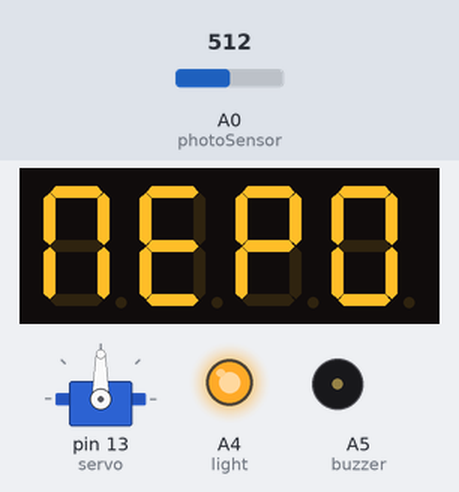
The sketch below on a simulated Arduino Uno, built with avr-gcc and run on an emulated ATmega328P. Shown: 4-digit seven-segment display, servo, output pins drawn as LEDs (lit = HIGH), buzzer (waves = sounding, pin HIGH). Wiring (inferred from the names in the program): 4-digit 7-segment display, segments lit when HIGH: segments pin 2, pin 3, pin 4, pin 5, pin 6, pin 7, pin 8; digit selects pin 9, pin 10, pin 11, pin 12. Dashed ring = blinking. The inputs (shaded band) are chosen by the test bench; at power-on: A0 (photoSensor) = 512. The segment pins are drawn as the display they are named for; pins used as bus, display or sensor lines are not drawn; what the sketch prints to the serial monitor is not drawn.

Above: at 1.2 s.
1.3 s: A0 (photoSensor) set to 905
2.8 s: A0 (photoSensor) set to 932
At 3.5 s:
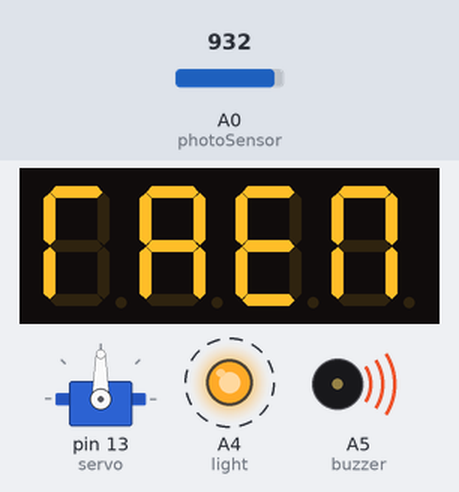
4.8 s: A0 (photoSensor) set to 961
6.3 s: A0 (photoSensor) set to 978
At 7.6 s:
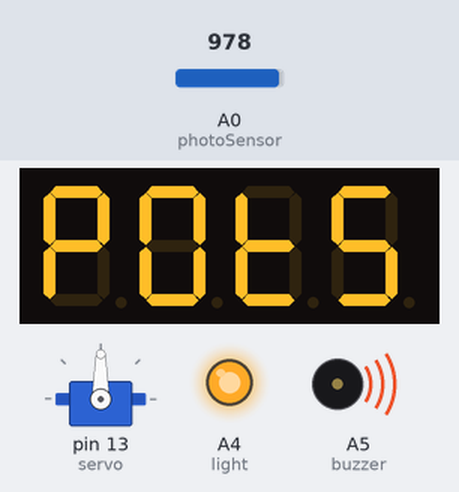
7.9 s: A0 (photoSensor) set to 960
At 8.1 s:
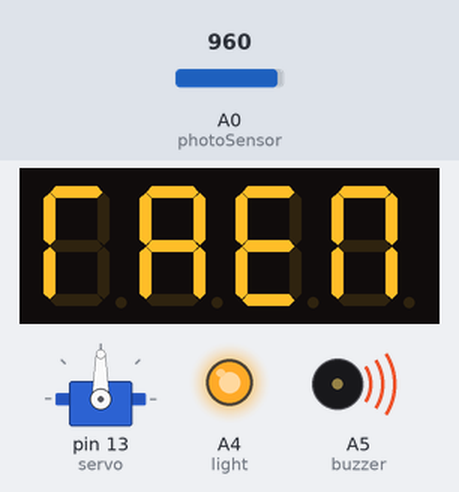
Timing chart, 0 to 11.7 s (numbered marks = the images above; inputs shaded):
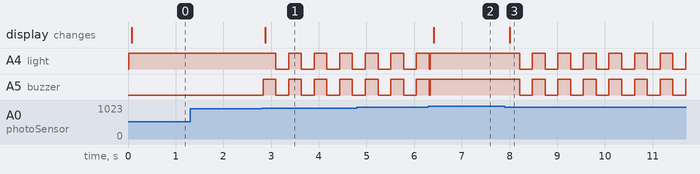

Measured:
- the behaviour switches between 920 and 921 on A0 (photoSensor) (found by bisection; images 0 and 1)
- the behaviour switches between 970 and 971 on A0 (photoSensor) (found by bisection; images 1 and 2)
- after the input at 1.3 s, every drawn part: stays the same
- after the input at 2.8 s, A4 (light): alternates HIGH for 0.27 s and LOW for 0.27 s, starting after 0.30 s; A5 (buzzer): alternates HIGH for 0.27 s and LOW for 0.27 s, starting at once; the display: changes after 0.08 s (image 1)
- after the input at 6.3 s, the display: changes after 0.11 s (image 2)
- after the input at 7.9 s, the display: changes after 0.10 s (image 3)

The sketch:

ARDUINO_Smart_Parking_Assistant.ino
```cpp
#include <Servo.h>

Servo servo;

const int pinA = 2;
const int pinB = 3;
const int pinC = 4;
const int pinD = 5;
const int pinE = 6;
const int pinF = 7;
const int pinG = 8;

const int C1 = 9;
const int C2 = 10;
const int C3 = 11;
const int C4 = 12;

const int photoSensor = A0;
const int light = A4;
const int buzzer = A5;

String state = "Vacant";                                                                                // States are vacant by default;
String lastState = "";

unsigned long prevMillis = 0;
bool lightState = false;

void setup() {
  pinMode(pinA, OUTPUT);
  pinMode(pinB, OUTPUT);
  pinMode(pinC, OUTPUT);
  pinMode(pinD, OUTPUT);
  pinMode(pinE, OUTPUT);
  pinMode(pinF, OUTPUT);
  pinMode(pinG, OUTPUT);
  pinMode(C1, OUTPUT);
  pinMode(C2, OUTPUT);
  pinMode(C3, OUTPUT);
  pinMode(C4, OUTPUT);

  pinMode(light,OUTPUT);
  pinMode(buzzer,OUTPUT);

  servo.attach(13);
  Serial.begin(9600);
}

void SSDSAFE(){                                                                                // Prints the word SAFE
  print4();
  letterS();
  print3();
  letterA();
  print2();
  letterF();
  print1();
  letterE();
}

void SSDNEAR(){                                                                                // Prints the word NEAR
  print4();
  letterN();
  print3();
  letterE();
  print2();
  letterA();
  print1();
  letterR();
}

void SSDSTOP(){                                                                                // Prints the word STOP
  print4();
  letterS();
  print3();
  letterT();
  print2();
  letterO();
  print1();
  letterP();
}

void SSDOPEN(){                                                                                // Prints the word OPEN
  print4();
  letterO();
  print3();
  letterP();
  print2();
  letterE();
  print1();
  letterN();
}

void SSDGOOD(){                                                                                // Prints the word GOOD
  print4();
  letterG();
  print3();
  letterO();
  print2();
  letterO();
  print1();
  letterD();
}

void SSDOFF(){                                                                                 // Closes all the SSD
  print4();
  letterOff();
  print3();
  letterOff();
  print2();
  letterOff();
  print1();
  letterOff();
}

void print1() {                                                                                // Prints to digit 1 on display
  delay(1);
  digitalWrite(C1, LOW);
  digitalWrite(C2, HIGH);
  digitalWrite(C3, HIGH);
  digitalWrite(C4, HIGH);
}

void print2() {                                                                                // Prints to digit 2 on display
  delay(1);
  digitalWrite(C1, HIGH);
  digitalWrite(C2, LOW);
  digitalWrite(C3, HIGH);
  digitalWrite(C4, HIGH);
}

void print3() {                                                                                // Prints to digit 3 on display
  delay(1);
  digitalWrite(C1, HIGH);
  digitalWrite(C2, HIGH);
  digitalWrite(C3, LOW);
  digitalWrite(C4, HIGH);
}

void print4() {                                                                                // Prints to digit 4 on display
  delay(1);
  digitalWrite(C1, HIGH);
  digitalWrite(C2, HIGH);
  digitalWrite(C3, HIGH);
  digitalWrite(C4, LOW);
}

void letterS() {                                                                               // Prints S using 7 SSD
  digitalWrite(pinA, HIGH);
  digitalWrite(pinB, LOW);
  digitalWrite(pinC, HIGH);
  digitalWrite(pinD, HIGH);
  digitalWrite(pinE, LOW);
  digitalWrite(pinF, HIGH);
  digitalWrite(pinG, HIGH);
}

void letterA() {                                                                               // Prints A using 7 SSD
  digitalWrite(pinA, HIGH);
  digitalWrite(pinB, HIGH);
  digitalWrite(pinC, HIGH);
  digitalWrite(pinD, LOW);
  digitalWrite(pinE, HIGH);
  digitalWrite(pinF, HIGH);
  digitalWrite(pinG, HIGH);
}

void letterF() {                                                                               // Prints F using 7 SSD
  digitalWrite(pinA, HIGH);
  digitalWrite(pinB, LOW);
  digitalWrite(pinC, LOW);
  digitalWrite(pinD, LOW);
  digitalWrite(pinE, HIGH);
  digitalWrite(pinF, HIGH);
  digitalWrite(pinG, HIGH);
}

void letterE() {                                                                               // Prints E using 7 SSD
  digitalWrite(pinA, HIGH);
  digitalWrite(pinB, LOW);
  digitalWrite(pinC, LOW);
  digitalWrite(pinD, HIGH);
  digitalWrite(pinE, HIGH);
  digitalWrite(pinF, HIGH);
  digitalWrite(pinG, HIGH);
}

void letterN() {                                                                               // Prints N using 7 SSD
  digitalWrite(pinA, HIGH);
  digitalWrite(pinB, HIGH);
  digitalWrite(pinC, HIGH);
  digitalWrite(pinD, LOW);
  digitalWrite(pinE, HIGH);
  digitalWrite(pinF, HIGH);
  digitalWrite(pinG, LOW);
}

void letterR() {                                                                               // Prints R using 7 SSD
  digitalWrite(pinA, HIGH);
  digitalWrite(pinB, LOW);
  digitalWrite(pinC, LOW);
  digitalWrite(pinD, LOW);
  digitalWrite(pinE, HIGH);
  digitalWrite(pinF, HIGH);
  digitalWrite(pinG, LOW);
}

void letterT() {                                                                               // Prints T using 7 SSD
  digitalWrite(pinA, LOW);
  digitalWrite(pinB, LOW);
  digitalWrite(pinC, LOW);
  digitalWrite(pinD, HIGH);
  digitalWrite(pinE, HIGH);
  digitalWrite(pinF, HIGH);
  digitalWrite(pinG, HIGH);
}

void letterO() {                                                                               // Prints O using 7 SSD
  digitalWrite(pinA, HIGH);
  digitalWrite(pinB, HIGH);
  digitalWrite(pinC, HIGH);
  digitalWrite(pinD, HIGH);
  digitalWrite(pinE, HIGH);
  digitalWrite(pinF, HIGH);
  digitalWrite(pinG, LOW);
}

void letterP() {                                                                               // Prints P using 7 SSD
  digitalWrite(pinA, HIGH);
  digitalWrite(pinB, HIGH);
  digitalWrite(pinC, LOW);
  digitalWrite(pinD, LOW);
  digitalWrite(pinE, HIGH);
  digitalWrite(pinF, HIGH);
  digitalWrite(pinG, HIGH);
}

void letterG() {                                                                               // Prints G
  digitalWrite(pinA, HIGH);
  digitalWrite(pinB, LOW);
  digitalWrite(pinC, HIGH);
  digitalWrite(pinD, HIGH);
  digitalWrite(pinE, HIGH);
  digitalWrite(pinF, HIGH);
  digitalWrite(pinG, HIGH);
}

void letterD() {                                                                               // Prints D
  digitalWrite(pinA, LOW);
  digitalWrite(pinB, HIGH);
  digitalWrite(pinC, HIGH);
  digitalWrite(pinD, HIGH);
  digitalWrite(pinE, HIGH);
  digitalWrite(pinF, LOW);
  digitalWrite(pinG, HIGH);
}

void letterOff() {                                                                             // Turns off SSD
  digitalWrite(pinA, LOW);
  digitalWrite(pinB, LOW);
  digitalWrite(pinC, LOW);
  digitalWrite(pinD, LOW);
  digitalWrite(pinE, LOW);
  digitalWrite(pinF, LOW);
  digitalWrite(pinG, LOW);
}

void AssistParking(int reading){                                                               // Assists the driver to park
  delay(10);

  if (reading >= 971){
    SSDSTOP();                                                                                 // Displays stop
    digitalWrite(light, HIGH);                                                                 // Fixed the light to prompt the driver to stop
    digitalWrite(buzzer, HIGH);                                                                // Produces sound to prompt the driver to stop
    if (millis() - prevMillis >= 3000) {
      state = "Parked";                                                                        // If the driver is stationary in the STOP zone, it switches the current state, from vacant state to parked state
    }
  }

  else if (reading >= 920 && reading <= 970){                                                  // This is the range where the driver is near from an obstacle but still safe to back up
    SSDNEAR();
    blinkLight(250);                                                                           // toggles every 250 ms
  }

  else{                                                                                        // This is the range where the driver is quite far from an obstacle and is safe to back up
    SSDSAFE();
    digitalWrite(light, LOW);
    digitalWrite(buzzer, LOW);
  }
}

void AssistLeaving(int reading){                                                               // Assists leaving drivers
  if(reading >= 920 && reading < 970){                                                         // Range from STOP to SAFE
    MOVESERVO();
  }
}

void MOVESERVO(){                                                                             // Imitates the motion of parking assistant
  servo.write(120);
  delay(250);
  servo.write(70);
  delay(250);
}

void blinkLight(unsigned long interval) {
  if (millis() - prevMillis >= interval) {
    prevMillis = millis();
    lightState = !lightState;                                                                 // toggle ON/OFF
    digitalWrite(light, lightState);
    digitalWrite(buzzer, lightState);
  }
}

void loop() {
  int park = analogRead(photoSensor);
  delay(10);


  if(state == "Leaving"){                                                                     // Driver Leaving State
    AssistLeaving(park);

    if(park <= 920) {                                                                        // Checks if the car is gone
      state = "Vacant";                                                                      // Switches the current state, from leaving state to vacant state
      servo.write(70);                                                                       // Servo's default position
    }
  }

  else if(state == "Vacant"){                                                                // Vacant Parking Slot
    if(park > 920){                                                                          // Checks if there is a parking car, if there is then it starts assisting the driver
      AssistParking(park);
    }

    else{                                                                                    // If there is not, then it displays open and LED is turned on
      digitalWrite(light, HIGH);
      digitalWrite(buzzer, LOW);
      SSDOPEN();
    }
  }

  else if(state == "Parked"){                                                                // Car is Parked State
    SSDGOOD();
    digitalWrite(light, LOW);
    digitalWrite(buzzer, LOW);
    if(park < 970) {                                                                         // Detects movement from a parked car, if there is then the car is leaving
      SSDOFF();
      state = "Leaving";                                                                     // Switches the current state, from parked state to leaving state)
    }
  }

  if (state != lastState){
    Serial.println(state);                                                                    // Uses UART Serial Communication to send to Esp32
    lastState = state;
  }
}
```
